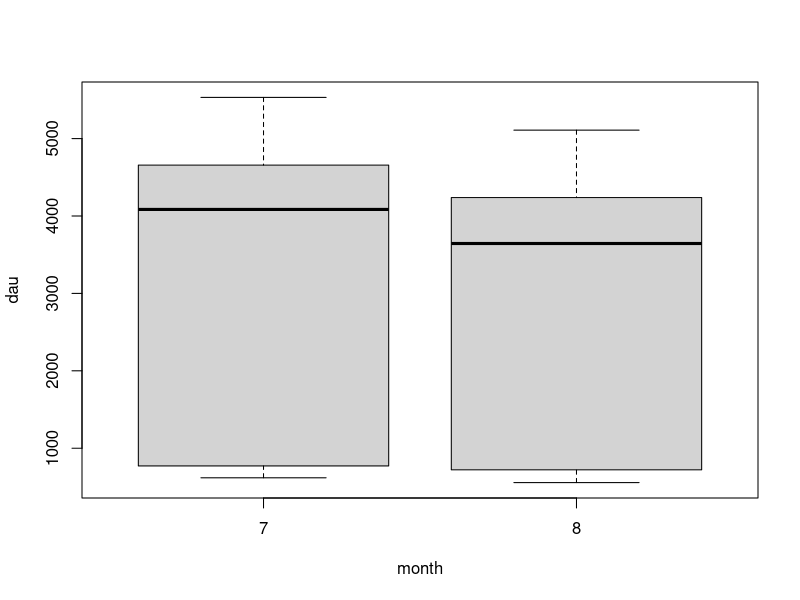

R code for this plot:
# 2021.08.12, 7월 및 8월 DAU 평균, 차이가 있는지 검증
# t-test # DAU
# 참고 : https://rfriend.tistory.com/127

library(MASS)
library(readxl)
library(tidyverse)
library(lubridate)


# 경로 설정
getwd()
setwd("/cloud/project/R_code/test_t.test")


# 데이터 불러오기 및 전처리
raw_df <- read_xlsx(path = 'dau_2107_08.xlsx', col_names = TRUE)
str(raw_df)

df <- raw_df %>%
  mutate(month = month(날짜)) %>%
  dplyr::select(month,"합계 DAU개") %>%
  rename(dau = "합계 DAU개")


# 데이터 탐색
table(df$month)

df %>%
  group_by(month) %>%
  summarise(mean = mean(dau))

boxplot(dau ~ month, data=df)


# 두 모집단 분산 동일성 검정
var.test(dau ~ month, data=df)
# (해석) p-value : 0.9574 --> '분산의 차이가 없다' 라는 귀무가설 채택 --> 분산 동일

# t-test
t.test(dau ~ month, data=df, var.equal = TRUE, conf.level = 0.95)
# (해석)p-value = 0.6307 --> '모평균에는 차이가 없다' 라는 귀무가설 채택 --> 차이가 없음


# 8월의 값이 10개로 샘플수가 적어서, 차이가 있다고 할 수 없다 해석한 듯함
